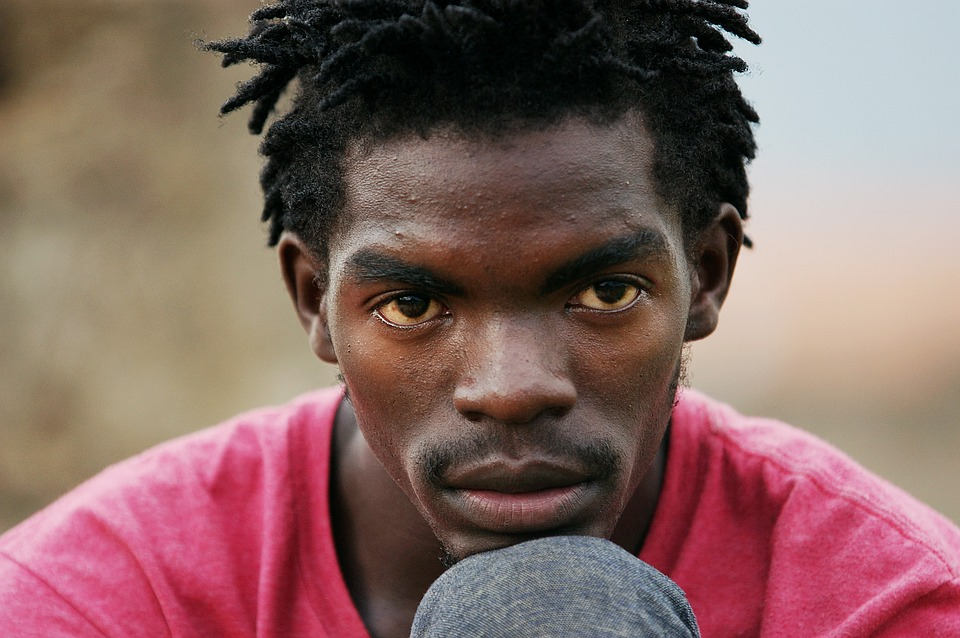
#> input picture image-manip/uganda.jpg, 960 x 638 px
$ python face-detect.py
#> lines starting #> are read from the running program, lines starting #| are printed output that depends on the picture; after the words box and inside, x2 and y2 are one past the last pixel; in counts of white or black regions, pixels touching at a corner belong together
import cv2

filename = "uganda.jpg"
#filename = "me.jpg"

# Read the picture in color so we can display in color
pic = cv2.imread(filename, 1)
#> pic is the input picture: shape (638, 960, 3); mean B, G, R 99.2, 102.8, 133.9

# Load the "what a face looks like" file
face_cascade = cv2.CascadeClassifier("haarcascade_frontalface_default.xml")

# Convert to grayscale
gray = cv2.cvtColor(pic, cv2.COLOR_BGR2GRAY)
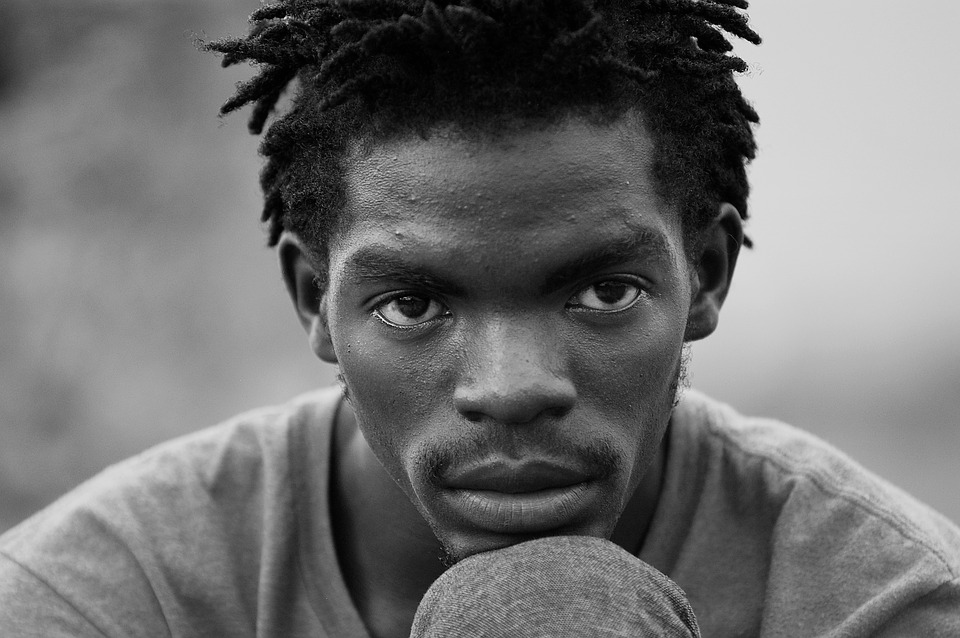
#> gray: shape (638, 960); min 0, max 251, mean 111.7

# Find faces - this returns a list of tuples [(x, y, w, h), (x, y, w, h), ...]
faces = face_cascade.detectMultiScale(gray, scaleFactor=1.1, minNeighbors=5)
#> faces = [[251, 93, 508, 508]]

# Go through each tuple in the list and add the rectangle
for x, y, w, h in faces:
    cv2.rectangle(pic, (x, y), (x+w, y+h), (0, 255, 0), 2)
#> this loop made 1 pass
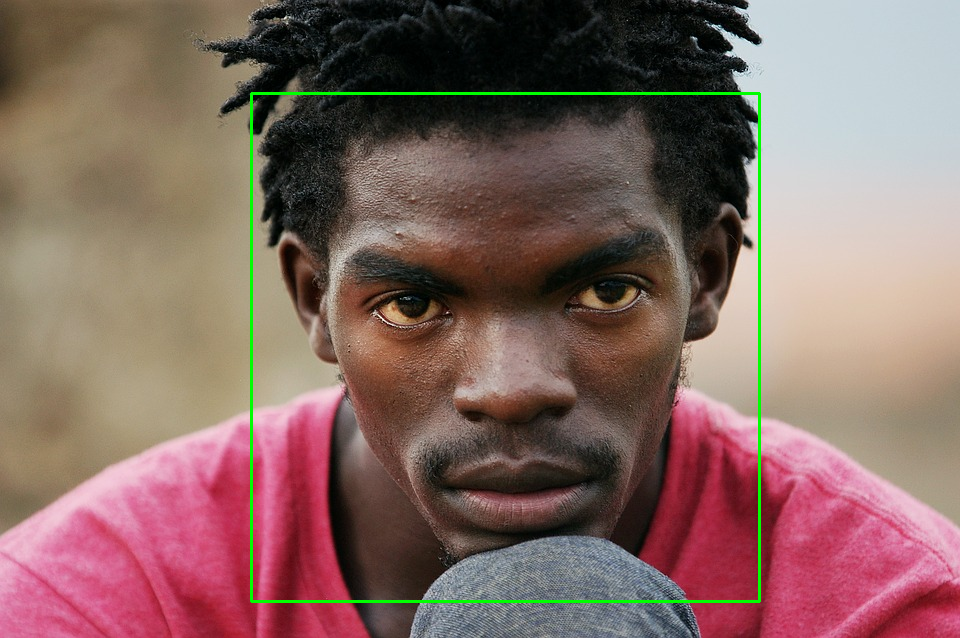
#> pic: shape (638, 960, 3); 0.99% of pixels changed, all inside (x1, y1, x2, y2) = (250, 92, 761, 603)

cv2.imshow(filename, pic)
cv2.waitKey(0)
cv2.destroyAllWindows()

$ run again, with image-manip/me.jpg copied over image-manip/uganda.jpg
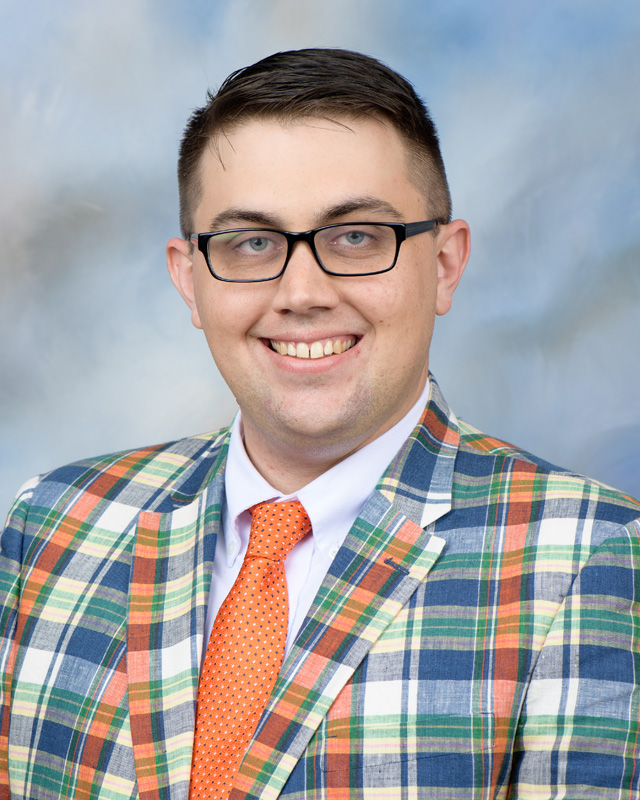
#> input picture image-manip/me.jpg, 640 x 800 px
#> pic is the input picture: shape (800, 640, 3); mean B, G, R 164.6, 162.3, 164
#> `gray = cv2.cvtColor(pic, cv2.COLOR_BGR2GRAY)`:
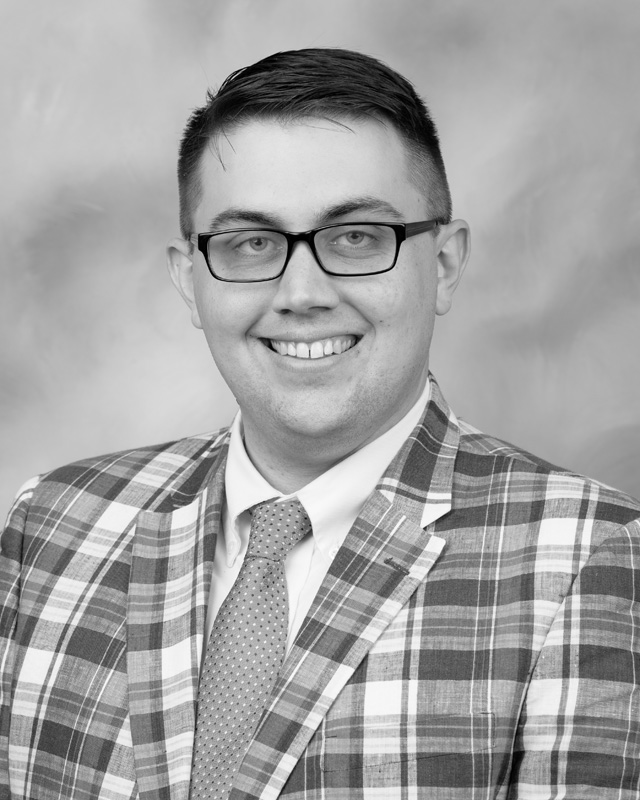
#> gray: shape (800, 640); min 0, max 255, mean 163.1
#> faces = [[148, 114, 313, 313]]
#> the loop `for x, y, w, h in faces:` made 1 pass
#> after the loop `for x, y, w, h in faces:`:
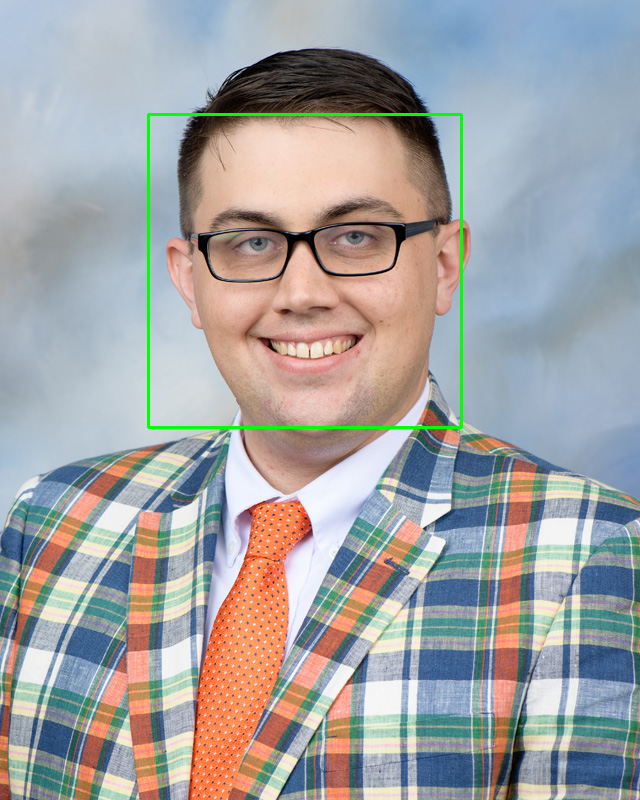
#> pic: shape (800, 640, 3); 0.73% of pixels changed, all inside (x1, y1, x2, y2) = (147, 113, 463, 429)
